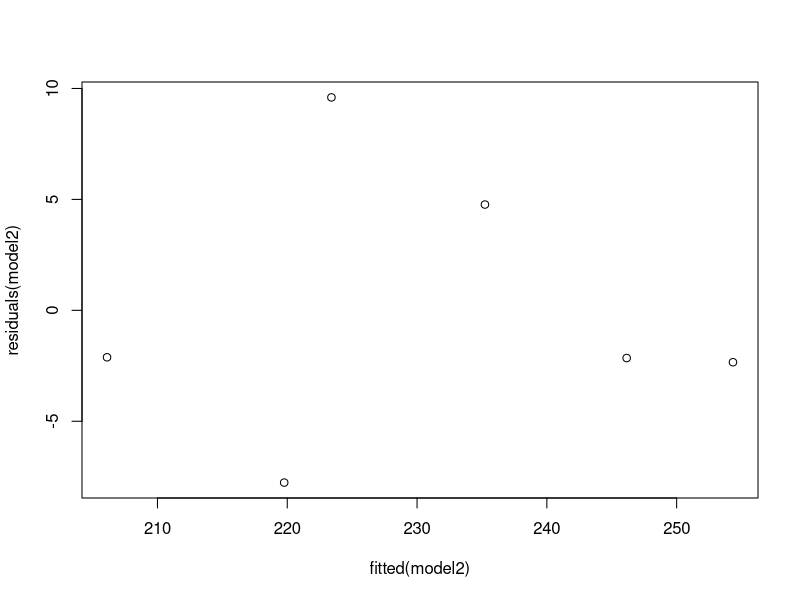

The R source for this figure:
# Enter data
pitch = c(233,204,242,130,112,142)
sex = c(rep("female",3),rep("male",3))

# To make datafram
my.df=data.frame(sex, pitch)
my.df

# To make a linear model
model1 = lm(pitch ~ sex, my.df)
summary(model1)

# To get mean female pitch
mean(my.df[my.df$sex=="female",]$pitch)
mean(my.df[my.df$sex=="male",]$pitch)

# To make new dataset and model
age = c(14,23,35,48,52,67)
pitch = c(252,244,240,233,212,204)
new.df = data.frame(age,pitch)
model2 = lm(pitch ~ age, new.df)
summary(model2)

# To make dataset with a subtracted mean 
new.df$age_sub = new.df$age - mean(new.df$age)
model3 = lm(pitch ~ age_sub, new.df)
summary(model3)

# To make plot
plot(fitted(model2), residuals(model2))
